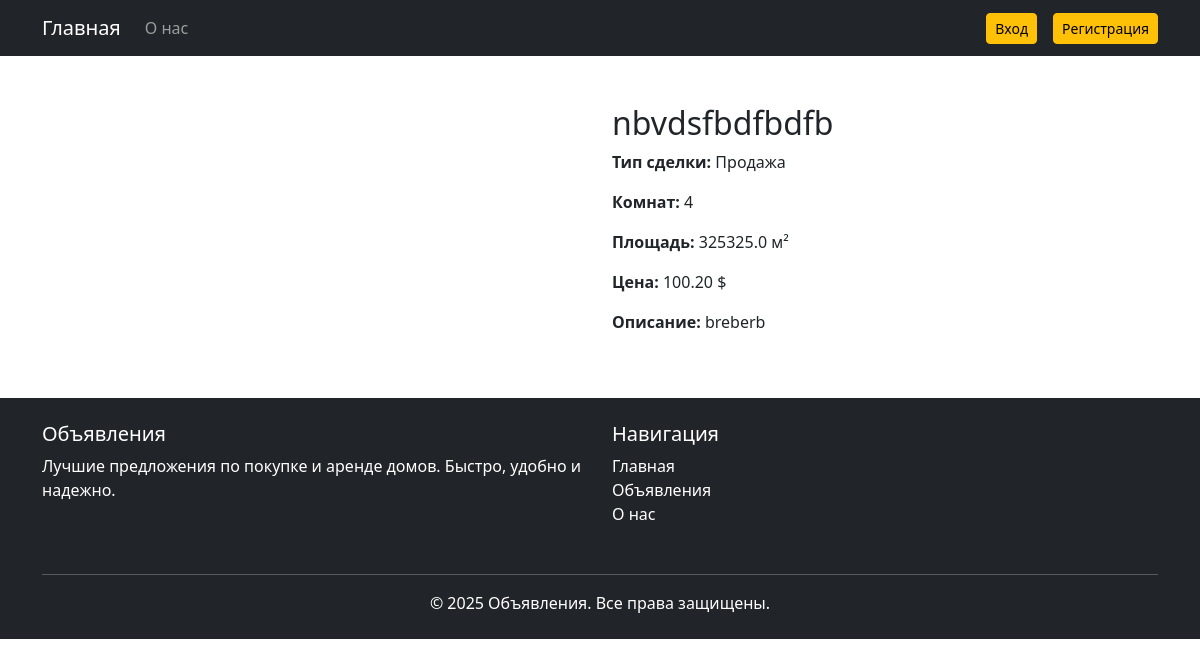
The page /property/1/ on the database as committed earlier.
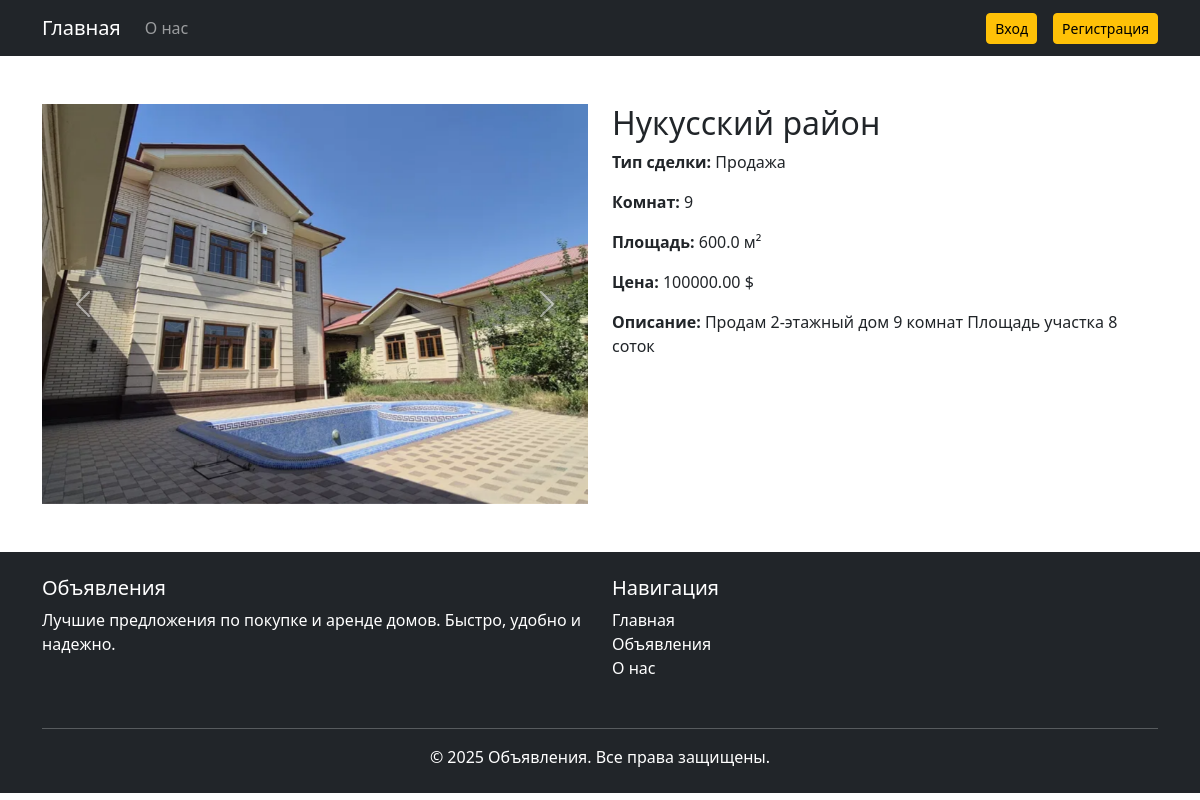
The same page on the database as committed later.
### exam/models.py (models this page shows, shortened)
class Property(models.Model):
    DEAL_CHOICES = (
        ('sale', 'Продажа'),
        ('rent', 'Аренда'),
    )
    user = models.ForeignKey(User, on_delete=models.CASCADE,verbose_name='Пользователь', related_name='properties')
    title = models.CharField(max_length=255, verbose_name='Название', help_text='Введите название объекта недвижимости')
    description = models.TextField(verbose_name='Описание', help_text='Опишите объект недвижимости')
    deal_type = models.CharField(max_length=10, choices=DEAL_CHOICES, verbose_name='Тип сделки', help_text='Выберите тип сделки (Продажа или Аренда)')
    price = models.DecimalField(max_digits=10, decimal_places=2, verbose_name='Цена ($)', help_text='Укажите цену в долларах США')
    rooms = models.IntegerField(choices=[(i, f"{i} комн.") for i in range(1, 10)], verbose_name='Количество комнат',)
    area = models.FloatField(verbose_name='Площадь (м²)', help_text='Укажите площадь в квадратных метрах')
    address = models.CharField(max_length=255, verbose_name='Адрес', help_text='Введите полный адрес объекта недвижимости')
    image1 = models.ImageField(upload_to='properties/', null=True, blank=True, verbose_name='Изображение 1', help_text='Загрузите главное изображение объекта недвижимости')
    image2 = models.ImageField(upload_to='properties/', null=True, blank=True, verbose_name='Изображение 2', help_text='Загрузите дополнительное изображение объекта недвижимости')
    image3 = models.ImageField(upload_to='properties/', null=True, blank=True, verbose_name='Изображение 3', help_text='Загрузите еще одно дополнительное изображение объекта недвижимости')
    created_at = models.DateTimeField(auto_now_add=True, verbose_name='Дата создания', help_text='Дата и время создания объявления')
    class Meta:
        verbose_name = 'Объявление'
        verbose_name_plural = 'Объявления'
        ordering = ['-created_at']

### exam/views.py (the view)
# urls.py: path('property/<int:pk>/', views.property_detail, name='property_detail'),
def property_detail(request, pk):
    property = get_object_or_404(Property, pk=pk)
    return render(request, 'property/property_detail.html', {'property': property})

### templates/property/property_detail.html (shortened to what this page needs)
{% extends 'base.html' %}
{% block content %}
<div class="container mt-5">
<div class="row">
    <div class="col-md-6">
        <div id="propertyCarousel" class="carousel slide" data-bs-ride="carousel">
            <div class="carousel-inner">
                {% if property.image1 %}
                <div class="carousel-item active">
                    <img src="{{ property.image1.url }}" class="d-block w-100 img-cover"style="width: 500px; height: 400px; object-fit: cover;"  alt="Фото 1" >
                </div>
                {% endif %}
            </div>
            <button class="carousel-control-prev" type="button" data-bs-target="#propertyCarousel" data-bs-slide="prev">
                <span class="carousel-control-prev-icon"></span>
            </button>
            <button class="carousel-control-next" type="button" data-bs-target="#propertyCarousel" data-bs-slide="next">
                <span class="carousel-control-next-icon"></span>
            </button>
        </div>
    </div>
    <div class="col-md-6">
        <h2>{{ property.address }}</h2>
        <p><strong>Тип сделки:</strong> {{ property.get_deal_type_display }}</p>
        <p><strong>Комнат:</strong> {{ property.rooms }}</p>
        <p><strong>Площадь:</strong> {{ property.area }} м²</p>
        <p><strong>Цена:</strong> {{ property.price }} $</p>
        <p><strong>Описание:</strong> {{ property.description }}</p>
    </div>
</div>
</div>
{% endblock %}

### templates/base.html (shortened to what this page needs)
{% load static %}
<!DOCTYPE html>
<html lang="ru">
<head>
    <link href="https://cdn.jsdelivr.net/npm/bootstrap@5.3.0/dist/css/bootstrap.min.css" rel="stylesheet">
</head>
<body>
<nav class="navbar navbar-expand-lg navbar-dark bg-dark">
    <div class="container">
        <a class="navbar-brand" href="{% url 'home' %}">Главная</a>
        <div class="collapse navbar-collapse" id="navbarNav">
            <ul class="navbar-nav me-auto mb-2 mb-lg-0">
                <li class="nav-item">
                    <a class="nav-link" href="{% url 'about' %}">О нас</a>
                </li>
            </ul>
            <div class="d-flex align-items-center gap-2">
                {% if user.is_authenticated %}
                    <span class="navbar-text text-white me-2">{{ user.username }}</span>
                    {% if user.userprofile.role == 'seller' %}
                        <a href="{% url 'my_properties' %}" class="btn btn-outline-warning btn-sm">Мои объявления</a>
                        <a href="{% url 'add_property' %}" class="btn btn-warning btn-sm">Добавить дом</a>
                    {% elif user.userprofile.role == 'buyer' %}
                        <a href="{% url 'my_requests' %}" class="btn btn-outline-warning btn-sm">Мои заявки</a>
                    {% endif %}
                    {% if user.is_superuser %}
                        <a href="/admin/" class="btn btn-outline-light btn-sm">Админка</a>
                    {% endif %}
                    <a href="{% url 'logout' %}" class="btn btn-warning btn-sm">Выйти</a>
                {% else %}
                    <a href="{% url 'login' %}" class="btn btn-warning btn-sm me-2">Вход</a>
                    <a href="{% url 'reg' %}" class="btn btn-warning btn-sm">Регистрация</a>
                {% endif %}
            </div>
        </div>
    </div>
</nav>
{% block content %}{% endblock %}
<footer class="bg-dark text-white py-4 mt-5">
  <div class="container">
    <div class="row">
      <div class="col-md-6 mb-3">
        <h5>Объявления</h5>
        <p>Лучшие предложения по покупке и аренде домов. Быстро, удобно и надежно.</p>
      </div>
      <div class="col-md-6 mb-3">
        <h5>Навигация</h5>
        <ul class="list-unstyled">
          <li><a href="/" class="text-white text-decoration-none">Главная</a></li>
          <li><a href="{% url 'my_properties' %}" class="text-white text-decoration-none">Объявления</a></li>
          <li><a href="{% url 'about' %}" class="text-white text-decoration-none">О нас</a></li>
        </ul>
      </div>
    </div>
    <hr class="border-light">
    <p class="text-center mb-0">&copy; 2025 Объявления. Все права защищены.</p>
  </div>
</footer>
</body>
</html>

Rows that differ between the two databases and show on the page:
changed Property "Продажа": image1: picture added; address "nbvdsfbdfbdfb" → "Нукусский район"; rooms "4" → "9"; area "325325.0" → "600.0"; price "100.20" → "100000.00"; description "breberb" → "Продам 2-этажный дом 9 комнат Площадь участка 8 соток"
